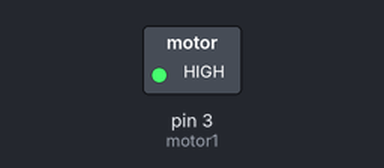
A sketch run on a simulated Arduino Uno, built with avr-gcc and run on an emulated ATmega328P. Shown: switched loads named in the sketch (green lamp = pin HIGH).

Above: at 0.1 s.
Timing chart, 0 to 1.6 s (numbered marks = the images above):
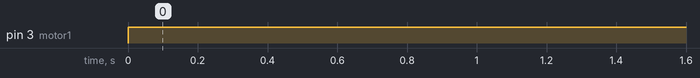

Measured:
- by itself, pin 3 (motor1): LOW → HIGH at 0.00 s

The sketch:

zhiliudianji1.ino
```cpp
const int motor1 = 3;
void setup(){
    pinMode(motor1,OUTPUT);
}

void run(int time){     // 前进
    analogWrite(motor1 ,255);  //PWM比例0~255调速，左右轮差异略增减
}

void loop(){
    run(10);        //前进
}
```
